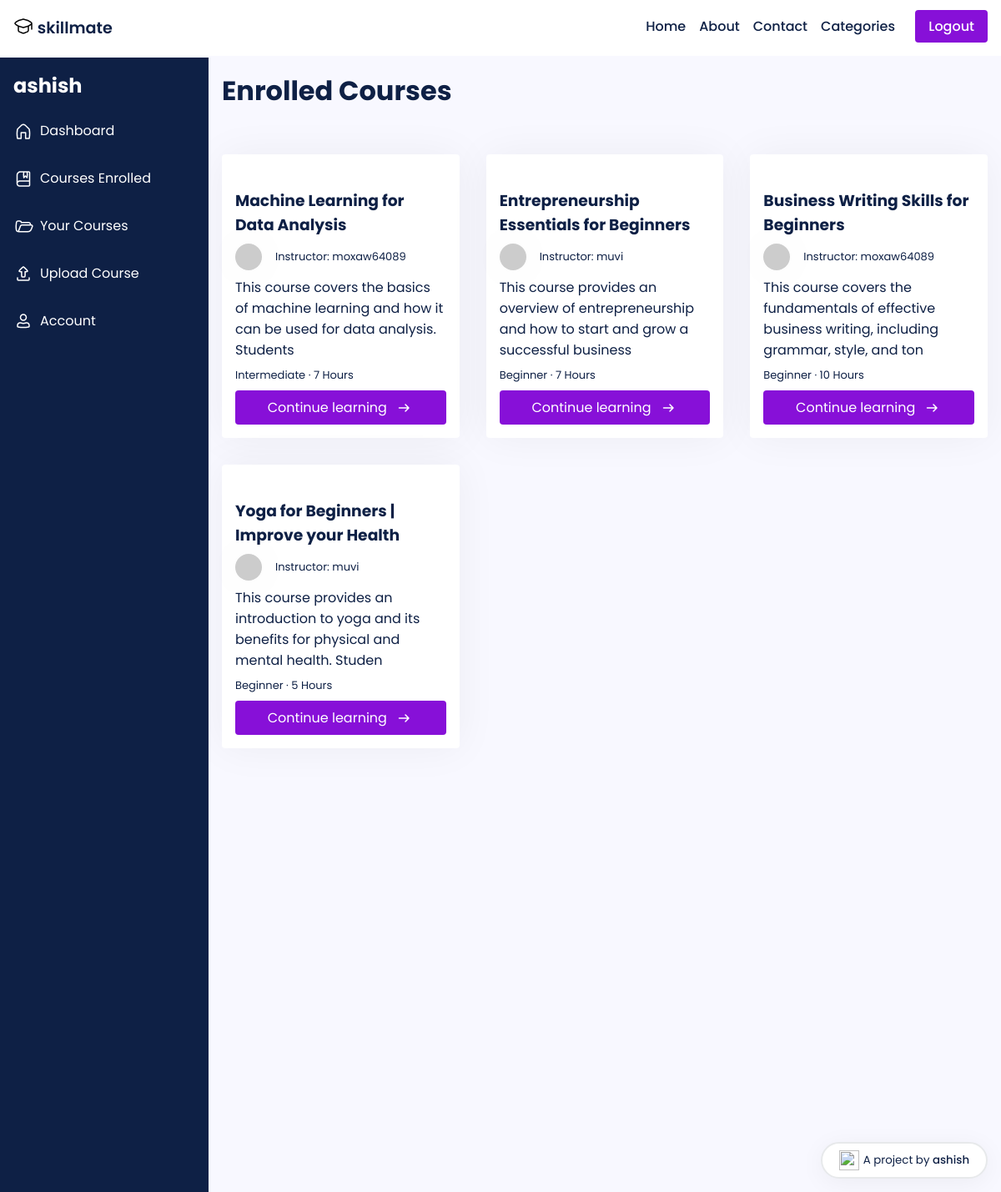
Screenshot of /dashboard/courses-enrolled/ (signed in) with the database file from the repository.
### main/models.py (models this page shows, shortened)
class Course(models.Model):
    LEVEL_CHOICES = [
        ('Beginner', 'Beginner'),
        ('Intermediate', 'Intermediate'),
        ('Advanced', 'Advanced')
    ]
    id = models.AutoField(primary_key=True)
    title = models.CharField(max_length=255)
    slug = models.SlugField(unique=True)
    description = models.TextField()
    thumbnail = CloudinaryField('thumbnail')
    featured_video = CloudinaryField('featured_video')
    instructor = models.ForeignKey(User, on_delete=models.CASCADE, related_name='courses', default=None)
    created_at = models.DateTimeField(auto_now_add=True)
    updated_at = models.DateTimeField(auto_now=True)
    level = models.CharField(max_length=20, choices=LEVEL_CHOICES, default='Beginner')
    duration = models.CharField(max_length=10, default='0')
    category = models.CharField(max_length=255, default="uncategorized")
    price = models.DecimalField(max_digits=8, decimal_places=2, default=0.00)
    discount = models.DecimalField(max_digits=5, decimal_places=2, default=0.00)
    requirements = models.TextField(help_text='Enter the requirements for the course, separated by a comma.', default='')
    content = models.TextField(help_text='Enter the course content, separated by a comma.', default='')
    lesson_title = models.CharField(max_length=255, default='Lesson')
    lesson_video = CloudinaryField('lesson_video', null=True)
    students = models.ManyToManyField(User, related_name='enrolled_courses', blank=True)

### main/views.py (the view)
# urls.py: path('dashboard/courses-enrolled/', views.courses_enrolled, name='courses-enrolled'),
def courses_enrolled(request):
    user = request.user
    courses = Course.objects.filter(students=user)
    context = {
        'courses': courses
    }
    return render(request, 'dashboard/courses-enrolled.html', context)

### templates/dashboard/courses-enrolled.html (shortened to what this page needs)
{% extends 'dashboard-base.html' %}
{% load static %}
{% load account %}
{% block content %}
<h1>Enrolled Courses</h1>
        <div style='margin-bottom: -1rem;' class="courses">
            {% for course in courses %}
    <div class="course">
        <div class="course-thumbnail">
        </div>
        <div class="course-details">
            <a href="{% url 'course_details' instructor=course.instructor slug=course.slug %}"><h3>{{ course.title|slice:":80" }}</h3></a>
            <p style="display: inline-flex; column-gap: 1rem; justify-content: center; align-items: center;" class="instructor">
                <img class="instructor-img" src="https://api.dicebear.com/5.x/shapes/svg?seed={{ course.instructor }}">
                Instructor: {{ course.instructor }}
            </p>
            <p class="course-desc">{{ course.description|slice:":100" }}</p>
            <p class="course-lvl-time">
                {{ course.level }} &middot; {{ course.duration }} Hours
            </p>
            <a style='display: flex; column-gap: .5rem; justify-content: center; align-items: center;' href="{% url 'course_details' instructor=course.instructor slug=course.slug %}" class="btn enroll-btn">
                Continue learning
            </a>
        </div>
    </div>
    {% endfor %}
        </div>
{% endblock content %}

### templates/dashboard-base.html (shortened to what this page needs)
{% load static %}
<!DOCTYPE html>
<html lang="en">
<head>
    <link rel="stylesheet" href="{% static 'css/style.css' %}">
</head>
<body>
    <header>
        <nav style='margin-left: 1rem; margin-right: 1rem' class=''>
            <span>
                <a href='/'>
                    <div style='display: flex; justify-content: baseline; column-gap: .3rem'>
                    <span>skillmate</span>
                    </div>
                </a>
            </span>
            <ul style=''>
                <li><a href = '/'>Home</a></li>
                <li><a href = '/about'>About</a></li>
                <li><a href = '/contact'>Contact</a></li>
                <li>
                    <a style="display: flex;" class="desktop-categories-btn" href="javascript:void(0);">
                        Categories
                    </a>
                </li>
                <li>
                    {% if user.is_authenticated %}
                    <a class='btn' href='/accounts/logout/'>Logout</a>
                    {% else %}
                    <a class='btn' href='/accounts/login/'>Login</a>&nbsp
                    {% endif %}
                </li>
            </ul>
        </nav>
    </header>
    <main>
        <div class="profile-container">
          <div class="sidebar">
            <h2>{{user}}</h2>
            <ul>
              <a href="/dashboard/home">
                <li style='display: flex; column-gap: .5rem; align-items: center;'>
                    Dashboard
                </li></a>
              <a href="/dashboard/courses-enrolled">
                <li style='display: flex; column-gap: .5rem; align-items: center;'>
                    Courses Enrolled
                </li></a>
              <a href="/dashboard/courses-uploaded">
                <li style='display: flex; column-gap: .5rem; align-items: center;'>
                    Your Courses
                </li></a>
              <a href="/dashboard/upload">
                <li style='display: flex; column-gap: .5rem; align-items: center;'>
                Upload Course
                </li></a>
              <a href="/dashboard/profile">
                <li style='display: flex; column-gap: .5rem; align-items: center;'>
                    Account
                </li></a>
            </ul>
          </div>
          <div class="profile-main">
            {% block content %}{% endblock content %}
          </div>
        </div>
      </main>
    <a href='https://github.com/ashish-makes' target='_blank'><div class='ashish-credits'>
        <img class="icons" style='height: 1.5rem; width: 1.5rem; cursor: pointer;' src='{% static 'img/heart.svg' %}'>
        <span style="margin-top: .1rem;" class='text'>A project by <span class='name' style='font-weight: 500;'>ashish
    </div></a>
</body>
</html>

### static/css/style.css (style rules this page uses)
* { font-family: 'Poppins'; margin: 0; padding: 0; box-sizing: border-box; scroll-behavior: smooth; scroll-padding-top: 2rem; }
body { color: #0e2045; background: #fff; display: flex; flex-direction: column; min-height: 100vh; }
main { flex: 1; }
img { width: 100%; }
a { text-decoration: none; color: #0e2045; }
.btn { background-color: #8710d8; border-radius: 4px; padding: .5rem 1rem; border: none; color: #fff; transition: transform .2s ease-in-out; }
header { border-bottom: 2px solid #f8f8ff; }
nav { display: flex; justify-content: space-between; padding: 1.2rem 0; font-weight: 500; }
nav span { font-size: 1.2rem; font-weight: 600; }
nav ul { display: flex; column-gap: 1rem; justify-content: baseline; }
nav li { list-style: none; }
.ashish-credits { background-color: #fff; border: 2px solid #e7e9eb; font-size: smaller; padding: .5rem .5rem; width: 200px; display: flex; column-gap: .3rem; justify-content: center; border-radius: 50px; box-shadow: 0 5px 30px 0 rgba(0,0,0,.05); z-index: 9999; position: fixed; bottom: 1rem; right: 1rem; }
.courses { display: grid; grid-template-columns: repeat(auto-fit, minmax(calc(33.33% - 2rem), 1fr)); grid-gap: 2rem; padding: 2rem 0; }
.course { background-color: #fff; color: #0e2045; box-shadow: 0 0 50px rgba(0, 0, 0, 0.05); border-radius: 4px; position: relative; }
.course img { max-width: 100%; padding: 0; border-top-right-radius: 4px; border-top-left-radius: 4px; }
.course-details { padding: 1rem; }
.course-details .instructor-img { height: 2rem; width: 2rem; border-radius: 50%; box-shadow: 0 0 50px rgba(0, 0, 0, 0.05); }
.course-details .instructor, .course-details .course-lvl-time { margin: .5rem 0; font-size: small; }
.course-details .enroll-btn { display: block; width: 100%; text-align: center; }
.profile-container { display: flex; background-color: #f8f8ff; }
.sidebar { background-color: #0e2045; color: #fff; height: 170vh; min-width: 250px; box-sizing: border-box; top: 0; left: 0; z-index: 1; }
.sidebar h2 { padding: 1rem; margin: 0; font-size: 1.5rem; font-weight: bold; }
.sidebar ul { margin: 0; padding: 0; list-style: none; }
.sidebar li { margin-bottom: 1rem; padding-left: 1rem; padding-top: .5rem; padding-bottom: .5rem; color: #fff; }
.profile-main { flex: 1; padding: 1rem; box-sizing: border-box; min-height: 100vh; }
.profile-main h1 { margin: 0; font-size: 2rem; font-weight: bold; margin-bottom: 20px; }

### rows the page displays
Course: title "Machine Learning for Data Analysis", instructor "moxaw64089", description "This course covers the basics of machine learning and how it can be used for data analysis. Students", level "Intermediate", duration "7"
Course: title "Entrepreneurship Essentials for Beginners", instructor "muvi", description "This course provides an overview of entrepreneurship and how to start and grow a successful business", level "Beginner", duration "7"
Course: title "Business Writing Skills for Beginners", instructor "moxaw64089", description "This course covers the fundamentals of effective business writing, including grammar, style, and ton", level "Beginner", duration "10"
Course: title "Yoga for Beginners | Improve your Health", instructor "muvi", description "This course provides an introduction to yoga and its benefits for physical and mental health. Studen", level "Beginner", duration "5"

### other values shown
{{ user }} "ashish"
